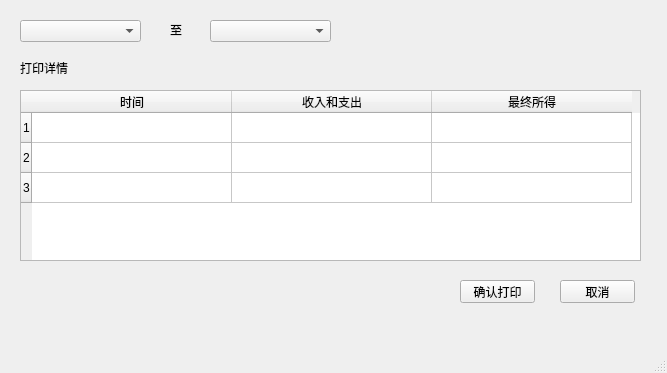
<?xml version="1.0" encoding="UTF-8"?>
<ui version="4.0">
 <class>SpendPrintForm</class>
 <widget class="QMainWindow" name="SpendPrintForm">
  <property name="geometry">
   <rect>
    <x>0</x>
    <y>0</y>
    <width>667</width>
    <height>373</height>
   </rect>
  </property>
  <property name="windowTitle">
   <string>打印报表</string>
  </property>
  <widget class="QWidget" name="centralwidget">
   <widget class="QComboBox" name="comboBox_2">
    <property name="geometry">
     <rect>
      <x>210</x>
      <y>20</y>
      <width>121</width>
      <height>22</height>
     </rect>
    </property>
   </widget>
   <widget class="QTableWidget" name="tableWidget">
    <property name="geometry">
     <rect>
      <x>20</x>
      <y>90</y>
      <width>621</width>
      <height>171</height>
     </rect>
    </property>
    <attribute name="horizontalHeaderDefaultSectionSize">
     <number>200</number>
    </attribute>
    <row>
     <property name="text">
      <string>1</string>
     </property>
    </row>
    <row>
     <property name="text">
      <string>2</string>
     </property>
    </row>
    <row>
     <property name="text">
      <string>3</string>
     </property>
    </row>
    <column>
     <property name="text">
      <string>时间</string>
     </property>
    </column>
    <column>
     <property name="text">
      <string>收入和支出</string>
     </property>
     <property name="font">
      <font>
       <pointsize>9</pointsize>
      </font>
     </property>
    </column>
    <column>
     <property name="text">
      <string>最终所得</string>
     </property>
    </column>
   </widget>
   <widget class="QComboBox" name="comboBox">
    <property name="geometry">
     <rect>
      <x>20</x>
      <y>20</y>
      <width>121</width>
      <height>22</height>
     </rect>
    </property>
   </widget>
   <widget class="QPushButton" name="pushButton">
    <property name="geometry">
     <rect>
      <x>460</x>
      <y>280</y>
      <width>75</width>
      <height>23</height>
     </rect>
    </property>
    <property name="text">
     <string>确认打印</string>
    </property>
   </widget>
   <widget class="QLabel" name="label">
    <property name="geometry">
     <rect>
      <x>20</x>
      <y>60</y>
      <width>71</width>
      <height>16</height>
     </rect>
    </property>
    <property name="text">
     <string>打印详情</string>
    </property>
   </widget>
   <widget class="QPushButton" name="pushButton_2">
    <property name="geometry">
     <rect>
      <x>560</x>
      <y>280</y>
      <width>75</width>
      <height>23</height>
     </rect>
    </property>
    <property name="text">
     <string>取消</string>
    </property>
   </widget>
   <widget class="QLabel" name="label_2">
    <property name="geometry">
     <rect>
      <x>170</x>
      <y>20</y>
      <width>21</width>
      <height>20</height>
     </rect>
    </property>
    <property name="text">
     <string>至</string>
    </property>
   </widget>
  </widget>
  <widget class="QMenuBar" name="menubar">
   <property name="geometry">
    <rect>
     <x>0</x>
     <y>0</y>
     <width>667</width>
     <height>23</height>
    </rect>
   </property>
  </widget>
  <widget class="QStatusBar" name="statusbar"/>
 </widget>
 <resources/>
 <connections/>
</ui>
